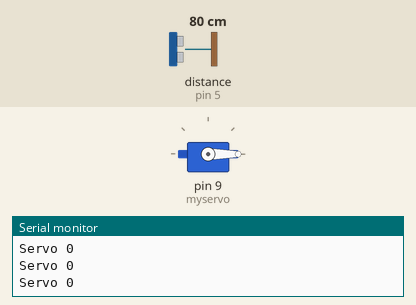
Bench run of a sketch on a simulated Arduino Uno, built with avr-gcc and run on an emulated ATmega328P. Parts: servo, the last lines printed to the serial monitor. Wiring (inferred from the names in the program): ultrasonic range finder: trigger pin 4; echo pin 5. Inputs (shaded band) come from the test bench; at power-on: distance to the obstacle (sensor on pin 5) 80 cm. The echo pulse lasts 58.3 µs per cm.

Above: at 1.2 s.
1.3 s: distance to the obstacle (sensor on pin 5) set to 55 cm
2.8 s: distance to the obstacle (sensor on pin 5) set to 47 cm
At 3.2 s:
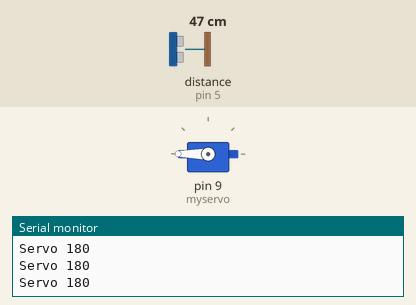
4.3 s: distance to the obstacle (sensor on pin 5) set to 60 cm
At 5.2 s:
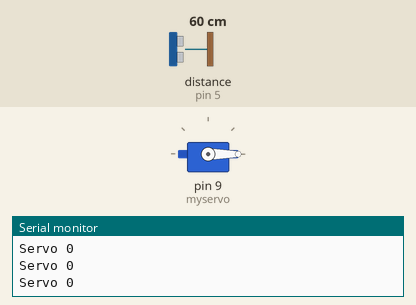
5.8 s: distance to the obstacle (sensor on pin 5) set to 2 cm
At 6.4 s:
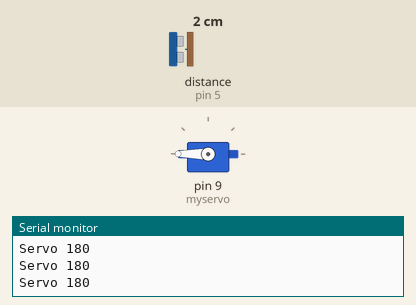
Timing chart, 0 to 8.3 s (numbered marks = the images above; inputs shaded):
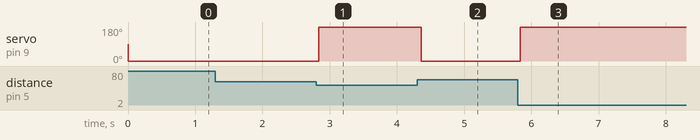

The sketch:

3_1_hfg_offenbach_robotik_lab_ultrasonic_sensor.ino
```cpp
/*

Ultrasonic Sensor Sketch
Written by Ivan Iovine

*/

#include <Servo.h>

//Define a servo variable
Servo myservo;
int pos = 0;

// Define Trig and Echo pin:
int trigPin = 4;
int echoPin = 5;

// Define variables:
long duration; // long is a variable that can have more digits than int
int distance;
float speedSound = 0.034;

void setup() {
  // Define inputs and outputs:
  pinMode(trigPin, OUTPUT);
  pinMode(echoPin, INPUT);

  //define servo pin
  myservo.attach(9);

  //Begin Serial communication at a baudrate of 9600:
  Serial.begin(9600);
}

void loop() {

  // Clear the trigPin by setting it LOW:
  digitalWrite(trigPin, LOW);
  delayMicroseconds(5);

  // Trigger the sensor by setting the trigPin high for 10 microseconds:
  digitalWrite(trigPin, HIGH);
  delayMicroseconds(10);
  digitalWrite(trigPin, LOW);

  // Read the echoPin, pulseIn() returns the duration (length of the pulse) in microseconds:
  duration = pulseIn(echoPin, HIGH);

  // Calculate the distance:
  distance = duration * speedSound / 2;

  // Print the distance on the Serial Monitor (Ctrl+Shift+M):
  //Serial.print("Distance = ");
  //Serial.print(distance);
  //Serial.println(" cm");

  if(distance < 50)
  {
    Serial.println("Servo 180");
    myservo.write(180);
    delay(10);
  }
  else
  {
    Serial.println("Servo 0");
    myservo.write(0);
    delay(10);
  }

  delay(50);

}
```

Measured:
- the behaviour switches between 51 and 50 cm on distance to the obstacle (sensor on pin 5) (found by bisection; images 0 and 1)
- after the input at 2.8 s, servo on pin 9 (myservo): 0° → 180° at once
- after the input at 4.3 s, servo on pin 9 (myservo): 180° → 0° after 0.06 s
- after the input at 5.8 s, servo on pin 9 (myservo): 0° → 180° at once
